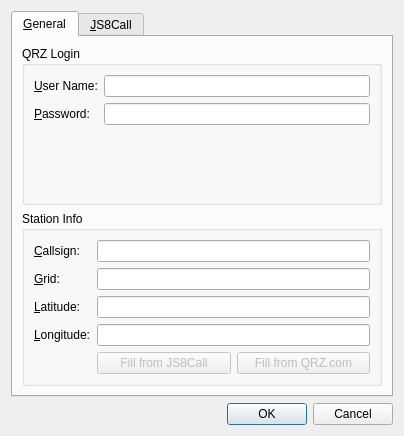
<?xml version="1.0" encoding="UTF-8"?>
<ui version="4.0">
 <class>ConfigurationDialog</class>
 <widget class="QDialog" name="ConfigurationDialog">
  <property name="geometry">
   <rect>
    <x>0</x>
    <y>0</y>
    <width>404</width>
    <height>436</height>
   </rect>
  </property>
  <property name="windowTitle">
   <string>Settings</string>
  </property>
  <layout class="QVBoxLayout" name="verticalLayout_2">
   <item>
    <widget class="QTabWidget" name="configurationTabs">
     <property name="currentIndex">
      <number>0</number>
     </property>
     <widget class="QWidget" name="loginTab">
      <attribute name="title">
       <string>&amp;General</string>
      </attribute>
      <layout class="QVBoxLayout" name="verticalLayout">
       <item>
        <widget class="QGroupBox" name="loginGroupBox">
         <property name="title">
          <string>QRZ Login</string>
         </property>
         <layout class="QFormLayout" name="formLayout">
          <item row="0" column="0">
           <widget class="QLabel" name="usernameLabel">
            <property name="text">
             <string>&amp;User Name:</string>
            </property>
            <property name="buddy">
             <cstring>usernameLineEdit</cstring>
            </property>
           </widget>
          </item>
          <item row="0" column="1">
           <widget class="QLineEdit" name="usernameLineEdit"/>
          </item>
          <item row="1" column="0">
           <widget class="QLabel" name="passwordLabel">
            <property name="text">
             <string>&amp;Password:</string>
            </property>
            <property name="buddy">
             <cstring>passwordLineEdit</cstring>
            </property>
           </widget>
          </item>
          <item row="1" column="1">
           <widget class="QLineEdit" name="passwordLineEdit">
            <property name="inputMethodHints">
             <set>Qt::InputMethodHint::ImhHiddenText|Qt::InputMethodHint::ImhNoAutoUppercase|Qt::InputMethodHint::ImhNoPredictiveText|Qt::InputMethodHint::ImhSensitiveData</set>
            </property>
            <property name="echoMode">
             <enum>QLineEdit::EchoMode::Password</enum>
            </property>
           </widget>
          </item>
         </layout>
        </widget>
       </item>
       <item>
        <widget class="QGroupBox" name="stationGroupBox">
         <property name="title">
          <string>Station Info</string>
         </property>
         <layout class="QFormLayout" name="formLayout">
          <item row="0" column="1">
           <widget class="QLineEdit" name="callsignLineEdit"/>
          </item>
          <item row="0" column="0">
           <widget class="QLabel" name="label">
            <property name="text">
             <string>&amp;Callsign:</string>
            </property>
            <property name="buddy">
             <cstring>callsignLineEdit</cstring>
            </property>
           </widget>
          </item>
          <item row="1" column="0">
           <widget class="QLabel" name="gridLabel">
            <property name="text">
             <string>&amp;Grid:</string>
            </property>
            <property name="buddy">
             <cstring>gridLineEdit</cstring>
            </property>
           </widget>
          </item>
          <item row="1" column="1">
           <widget class="QLineEdit" name="gridLineEdit"/>
          </item>
          <item row="2" column="1">
           <widget class="QLineEdit" name="latitudeLineEdit"/>
          </item>
          <item row="3" column="1">
           <widget class="QLineEdit" name="longitudeLineEdit"/>
          </item>
          <item row="2" column="0">
           <widget class="QLabel" name="latitudeLabel">
            <property name="text">
             <string>&amp;Latitude:</string>
            </property>
            <property name="buddy">
             <cstring>latitudeLineEdit</cstring>
            </property>
           </widget>
          </item>
          <item row="3" column="0">
           <widget class="QLabel" name="longitudeLabel">
            <property name="text">
             <string>&amp;Longitude:</string>
            </property>
            <property name="buddy">
             <cstring>longitudeLineEdit</cstring>
            </property>
           </widget>
          </item>
          <item row="4" column="1">
           <layout class="QHBoxLayout" name="stationFillButtonLayout">
            <item>
             <widget class="QPushButton" name="populateFromJs8CallButton">
              <property name="enabled">
               <bool>false</bool>
              </property>
              <property name="text">
               <string>Fill from JS8Call</string>
              </property>
             </widget>
            </item>
            <item>
             <widget class="QPushButton" name="populateFromQrzButton">
              <property name="enabled">
               <bool>false</bool>
              </property>
              <property name="text">
               <string>Fill from QRZ.com</string>
              </property>
             </widget>
            </item>
           </layout>
          </item>
         </layout>
        </widget>
       </item>
      </layout>
     </widget>
     <widget class="QWidget" name="js8CallTab">
      <attribute name="title">
       <string>&amp;JS8Call</string>
      </attribute>
      <layout class="QVBoxLayout" name="verticalLayout_3">
       <item>
        <widget class="QGroupBox" name="js8CallGroupBox">
         <property name="title">
          <string>TCP Connection</string>
         </property>
         <layout class="QFormLayout" name="formLayout_2">
          <item row="1" column="0">
           <widget class="QLabel" name="hostnameLabel">
            <property name="text">
             <string>&amp;Hostname:</string>
            </property>
            <property name="buddy">
             <cstring>hostnameLineEdit</cstring>
            </property>
           </widget>
          </item>
          <item row="1" column="1">
           <widget class="QLineEdit" name="hostnameLineEdit">
            <property name="inputMethodHints">
             <set>Qt::InputMethodHint::ImhNone</set>
            </property>
            <property name="placeholderText">
             <string/>
            </property>
           </widget>
          </item>
          <item row="2" column="0">
           <widget class="QLabel" name="label_2">
            <property name="text">
             <string>&amp;Port:</string>
            </property>
            <property name="buddy">
             <cstring>portSpinBox</cstring>
            </property>
           </widget>
          </item>
          <item row="2" column="1">
           <widget class="QSpinBox" name="portSpinBox">
            <property name="maximum">
             <number>65534</number>
            </property>
           </widget>
          </item>
          <item row="0" column="1">
           <widget class="QCheckBox" name="enableJS8CallCheckBox">
            <property name="text">
             <string>Enable JS8Call Integration</string>
            </property>
           </widget>
          </item>
         </layout>
        </widget>
       </item>
       <item>
        <spacer name="verticalSpacer_2">
         <property name="orientation">
          <enum>Qt::Orientation::Vertical</enum>
         </property>
         <property name="sizeHint" stdset="0">
          <size>
           <width>20</width>
           <height>40</height>
          </size>
         </property>
        </spacer>
       </item>
      </layout>
     </widget>
    </widget>
   </item>
   <item>
    <widget class="QDialogButtonBox" name="configurationDialogButtonBox">
     <property name="orientation">
      <enum>Qt::Orientation::Horizontal</enum>
     </property>
     <property name="standardButtons">
      <set>QDialogButtonBox::StandardButton::Cancel|QDialogButtonBox::StandardButton::Ok</set>
     </property>
    </widget>
   </item>
  </layout>
 </widget>
 <resources/>
 <connections>
  <connection>
   <sender>configurationDialogButtonBox</sender>
   <signal>accepted()</signal>
   <receiver>ConfigurationDialog</receiver>
   <slot>accept()</slot>
   <hints>
    <hint type="sourcelabel">
     <x>248</x>
     <y>254</y>
    </hint>
    <hint type="destinationlabel">
     <x>157</x>
     <y>274</y>
    </hint>
   </hints>
  </connection>
  <connection>
   <sender>configurationDialogButtonBox</sender>
   <signal>rejected()</signal>
   <receiver>ConfigurationDialog</receiver>
   <slot>reject()</slot>
   <hints>
    <hint type="sourcelabel">
     <x>316</x>
     <y>260</y>
    </hint>
    <hint type="destinationlabel">
     <x>286</x>
     <y>274</y>
    </hint>
   </hints>
  </connection>
 </connections>
</ui>
